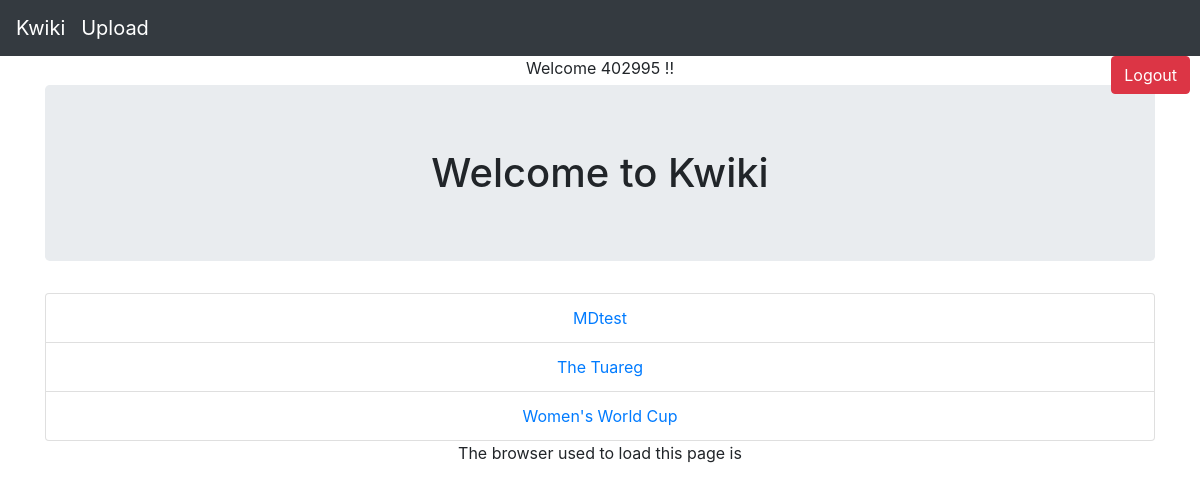
Screenshot of /wiki/ (signed in) with the database file from the repository.
### wiki/models.py (models this page shows, shortened)
class Page(models.Model):
    title = models.CharField(max_length=64, primary_key = True)
    '''allows content to be added to the page'''
    content = models.TextField()
    '''collects statistics about how many times page has been accessed'''
    counter = models.IntegerField(default = 1)
    '''collects the title of the page'''

### wiki/views.py (the view)
# urls.py: path('',views.IndexView.as_view(), name = 'index'),
class IndexView(generic.ListView):
    template_name='wiki/index.html'
    context_object_name = 'pages'
    def get_queryset(self):
        return Page.objects.all()

### wiki/templates/wiki/index.html
{% extends "wiki/base.html"%}
{% load static %}
{% block content %}
{% if pages %}
<div class="container text-center">
{% if request.user.is_authenticated %}
<a href="{%url 'wiki:logout'%}" class="btn btn-danger login-logout"> Logout</a>
Welcome {{ request.user.username}} !!<br>
{% else %}
<a href="{%url 'wiki:login'%}" class="btn btn-warning login-logout"> Login</a>
{% endif %}
    <h1 class="jumbotron jt ">Welcome to Kwiki</h1>
    <div>
    {% for page in pages %}
        <li class="list-group-item">
             <a href="{% url 'wiki:detail' page.title %}" >{{ page.title }}</a>
        </li>
    {% endfor %}
    </div>
{% else %}
 <p> No pages found.</p>
{% endif %}
<div class="text-center">
The browser used to load this page is {{request.META.HTTP_USER_AGENT}}
</div>
</div>
{% endblock content%}

### wiki/static/wiki/styles.css (style rules this page uses)
.container { margin: auto; }
.jt { margin-top: 5px; margin-bottom: 5px; }
.login-logout { position: absolute; right: 10px; }
body { background-color: aqua; }

### rows the page displays
Page: title "MDtest"
Page: title "The Tuareg"
Page: title "Women's World Cup"

### other values shown
{{ request.user.username }} "402995"
